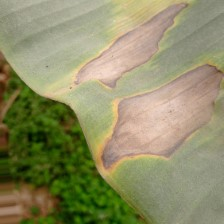
#> input picture dataset/OriginalSet/cordana/0.jpeg, 224 x 224 px
$ python -i preprocessing_service.py   (imports and definitions only)
#> lines starting #> are read from the running program, lines starting #| are printed output that depends on the picture
#> further down, picture is the input picture: shape (224, 224, 3); mean B, G, R 103, 141.6, 142.7
from __future__ import annotations

from dataclasses import dataclass
from pathlib import Path
from typing import Final

import cv2
import numpy as np


DEFAULT_IMAGE_SIZE: Final[tuple[int, int]] = (256, 256)
DEFAULT_BLUR_KERNEL_SIZE: Final[tuple[int, int]] = (5, 5)


@dataclass(frozen=True)
class PreprocessingResult:
	original: np.ndarray
	resized: np.ndarray
	rgb: np.ndarray
	hsv: np.ndarray
	grayscale: np.ndarray
	blurred: np.ndarray
	normalized: np.ndarray


def load_image(image_path: str | Path) -> np.ndarray:
	image = cv2.imread(str(image_path), cv2.IMREAD_COLOR)
	if image is None:
		raise FileNotFoundError(f'Unable to load image: {image_path}')

	return image


def resize_image(image: np.ndarray, image_size: tuple[int, int] = DEFAULT_IMAGE_SIZE) -> np.ndarray:
#> called with image_size = (256, 256)
	return cv2.resize(image, image_size, interpolation=cv2.INTER_AREA)


def convert_to_rgb(image: np.ndarray) -> np.ndarray:
	return cv2.cvtColor(image, cv2.COLOR_BGR2RGB)


def convert_to_hsv(image: np.ndarray) -> np.ndarray:
	return cv2.cvtColor(image, cv2.COLOR_RGB2HSV)
#> returned value: shape (256, 256, 3); mean H, S, V 29, 99.7, 149.9


def convert_to_grayscale(image: np.ndarray) -> np.ndarray:
	return cv2.cvtColor(image, cv2.COLOR_RGB2GRAY)
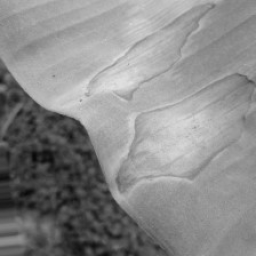
#> returned value: shape (256, 256); min 8, max 226, mean 137.4


def apply_gaussian_blur(image: np.ndarray, kernel_size: tuple[int, int] = DEFAULT_BLUR_KERNEL_SIZE) -> np.ndarray:
#> called with kernel_size = (5, 5)
	return cv2.GaussianBlur(image, kernel_size, 0)
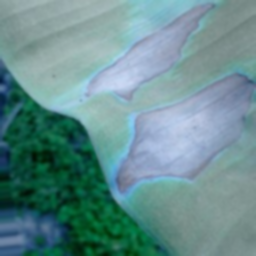
#> returned value: shape (256, 256, 3); mean of channels 0, 1, 2 142.6, 141.5, 102.9; drawn as B, G, R


def normalize_image(image: np.ndarray) -> np.ndarray:
	return image.astype(np.float32) / 255.0


def preprocess_image_array(
	image: np.ndarray,
	image_size: tuple[int, int] = DEFAULT_IMAGE_SIZE,
	blur_kernel_size: tuple[int, int] = DEFAULT_BLUR_KERNEL_SIZE,
) -> PreprocessingResult:
	resized = resize_image(image, image_size)
	rgb = convert_to_rgb(resized)
	hsv = convert_to_hsv(rgb)
	grayscale = convert_to_grayscale(rgb)
	blurred = apply_gaussian_blur(rgb, blur_kernel_size)
	normalized = normalize_image(blurred)

	return PreprocessingResult(
		original=image,
		resized=resized,
		rgb=rgb,
		hsv=hsv,
		grayscale=grayscale,
		blurred=blurred,
		normalized=normalized,
	)


def preprocess_image_path(
	image_path: str | Path,
	image_size: tuple[int, int] = DEFAULT_IMAGE_SIZE,
	blur_kernel_size: tuple[int, int] = DEFAULT_BLUR_KERNEL_SIZE,
) -> PreprocessingResult:
	image = load_image(image_path)
	return preprocess_image_array(image, image_size=image_size, blur_kernel_size=blur_kernel_size)

>>> import cv2
>>> picture = cv2.imread('../../dataset/OriginalSet/cordana/0.jpeg')
>>> result = preprocess_image_array(picture)

$ run again, on dataset/OriginalSet/cordana/10.jpeg
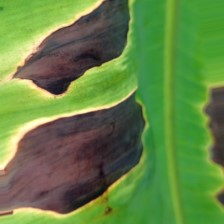
#> input picture dataset/OriginalSet/cordana/10.jpeg, 224 x 224 px
#> picture is the input picture: shape (224, 224, 3); mean B, G, R 68.7, 131.8, 99.8
#> in convert_to_grayscale, `return cv2.cvtColor(image, cv2.COLOR_RGB2GRAY)`:
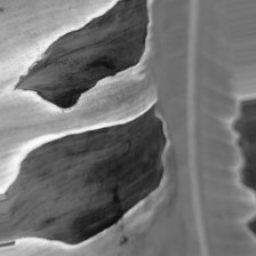
#> returned value: shape (256, 256); min 14, max 250, mean 114.9
#> in apply_gaussian_blur, `return cv2.GaussianBlur(image, kernel_size, 0)`:
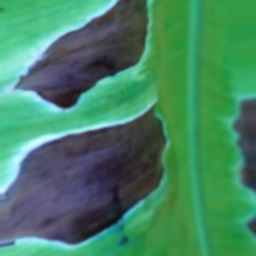
#> returned value: shape (256, 256, 3); mean of channels 0, 1, 2 99.7, 131.7, 68.6; drawn as B, G, R

$ run again, on dataset/OriginalSet/cordana/107.jpeg
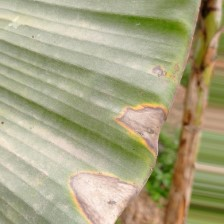
#> input picture dataset/OriginalSet/cordana/107.jpeg, 224 x 224 px
#> picture is the input picture: shape (224, 224, 3); mean B, G, R 129.6, 164.3, 168.4
#> in convert_to_grayscale, `return cv2.cvtColor(image, cv2.COLOR_RGB2GRAY)`:
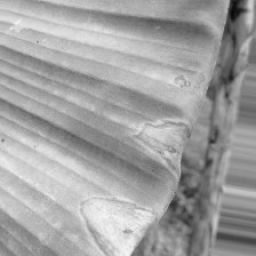
#> returned value: shape (256, 256); min 7, max 244, mean 161.5
#> in apply_gaussian_blur, `return cv2.GaussianBlur(image, kernel_size, 0)`:
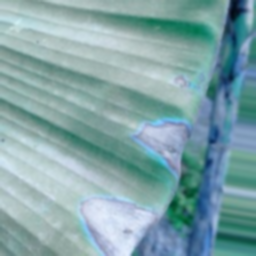
#> returned value: shape (256, 256, 3); mean of channels 0, 1, 2 168.3, 164.2, 129.5; drawn as B, G, R

$ run again, on dataset/OriginalSet/cordana/11.jpeg
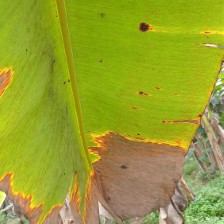
#> input picture dataset/OriginalSet/cordana/11.jpeg, 224 x 224 px
#> picture is the input picture: shape (224, 224, 3); mean B, G, R 45.5, 159.7, 151.4
#> in convert_to_grayscale, `return cv2.cvtColor(image, cv2.COLOR_RGB2GRAY)`:
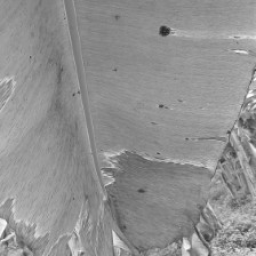
#> returned value: shape (256, 256); min 34, max 253, mean 144.1
#> in apply_gaussian_blur, `return cv2.GaussianBlur(image, kernel_size, 0)`:
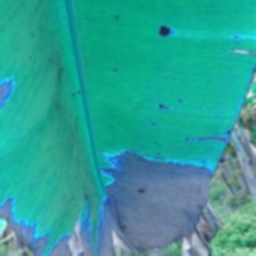
#> returned value: shape (256, 256, 3); mean of channels 0, 1, 2 151.3, 159.6, 45.4; drawn as B, G, R
